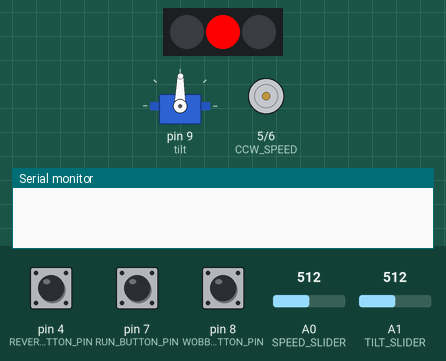
The sketch below on a simulated Arduino Uno, built with avr-gcc and run on an emulated ATmega328P. On the bench: servo, 3 RGB LEDs in strip order, left to right, motor-driver pin pairs drawn as motors (green arrow = first pin HIGH = forward, orange = second pin HIGH = backward, longer = more drive), the last lines printed to the serial monitor. Inputs (shaded band) come from the test bench; at power-on: pin 8 (WOBBLE_BUTTON_PIN) LOW, A1 (TILT_SLIDER) = 512, pin 7 (RUN_BUTTON_PIN) LOW, A0 (SPEED_SLIDER) = 512, pin 4 (REVERSE_BUTTON_PIN) LOW.

Above: at 1.2 s.
1.3 s: pin 8 (WOBBLE_BUTTON_PIN) pulled HIGH for 0.15 s
4.3 s: A1 (TILT_SLIDER) set to 716
7.3 s: pin 7 (RUN_BUTTON_PIN) pulled HIGH for 0.15 s
At 7.9 s:
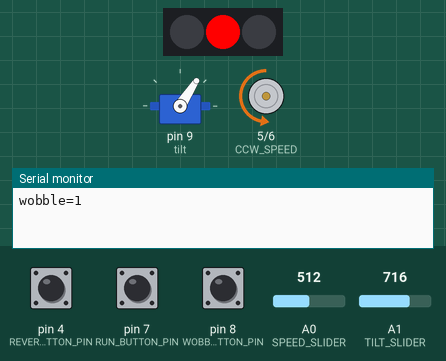
10.3 s: A0 (SPEED_SLIDER) set to 306
At 11.66 s:
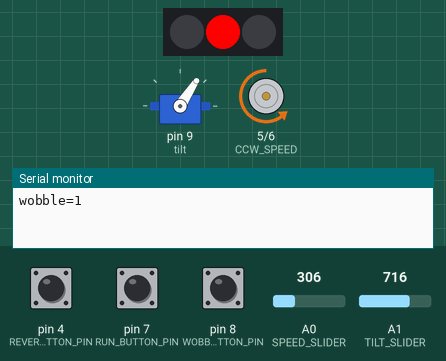
13.3 s: pin 4 (REVERSE_BUTTON_PIN) pulled HIGH for 0.15 s
At 15.41 s:
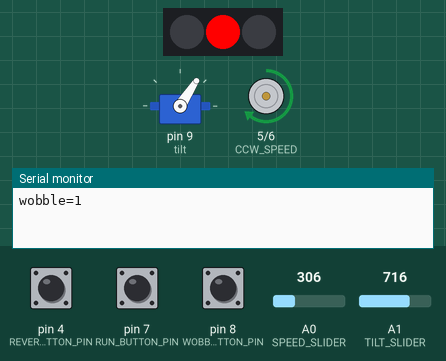
16.3 s: A0 (SPEED_SLIDER) set to 122
At 16.47 s:
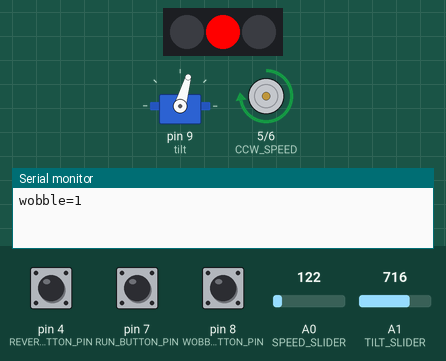
Timing chart, 0 to 20.3 s (numbered marks = the images above; inputs shaded):
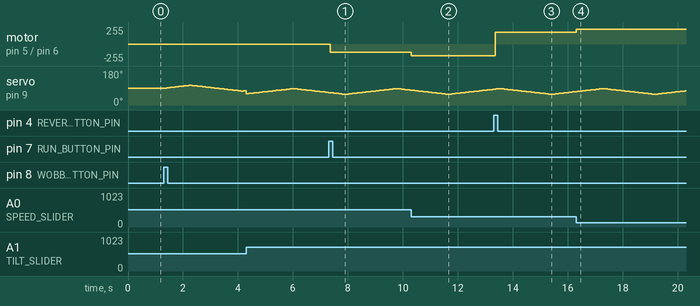

The sketch:

discoball.ino
```cpp
#include <Servo.h>
#include <Adafruit_NeoPixel.h>

#define SPEED_SLIDER A0
#define TILT_SLIDER A1
#define CW_SPEED 6
#define CCW_SPEED 5
#define LED_PIN    2
#define LED_BI_PIN 3
#define LED_COUNT 3
#define REVERSE_BUTTON_PIN 4
#define RUN_BUTTON_PIN 7
#define WOBBLE_BUTTON_PIN 8

int speed = 0;
float tilt_angle = 0, wobble_offset = 0;
int wobble_speed = 0, wobble_amount = 0;
bool cw = true;
bool reverse_button = false;
bool last_reverse_button = false;
bool reverse_button_pushed = false;
bool run = false;
bool run_button = false;
bool last_run_button = false;
bool run_button_pushed = false;
bool wobble = false;
bool wobble_button = false;
bool last_wobble_button = false;
bool wobble_button_pushed = false;
bool wobble_up = true;

Servo tilt;
Adafruit_NeoPixel strip(LED_COUNT, LED_PIN, NEO_GRB + NEO_KHZ800);
uint32_t color = strip.Color(0, 0, 0);

void setup() {
  Serial.begin(9600);
  tilt.attach(9);
  strip.begin();
  strip.show();
  pinMode(REVERSE_BUTTON_PIN, INPUT);
  digitalWrite(LED_BI_PIN, 0);
  wobble_amount = 30;
  wobble_speed = 30;
}

void loop() {
  delay(30);

  run_button = digitalRead(RUN_BUTTON_PIN);
  if (run_button && last_run_button && !run_button_pushed) {
    run_button_pushed = true;
    run = !run;
  }
  if (!run_button && !last_run_button && run_button_pushed) {
    run_button_pushed = false;
  }
  last_run_button = run_button;

  reverse_button = digitalRead(REVERSE_BUTTON_PIN);
  if (reverse_button && last_reverse_button && !reverse_button_pushed) {
    reverse_button_pushed = true;
    cw = !cw;
  }
  if (!reverse_button && !last_reverse_button && reverse_button_pushed) {
    reverse_button_pushed = false;
  }
  last_reverse_button = reverse_button;

  speed = int(float(1023-analogRead(SPEED_SLIDER)) / 1023 * 255);
  //Serial.print("speed=");
  //Serial.println(speed);

  if(cw && run) {
    analogWrite(CCW_SPEED, 0);
    analogWrite(CW_SPEED, speed);
  }
  else if(!cw && run) {
    analogWrite(CW_SPEED, 0);
    analogWrite(CCW_SPEED, speed);
  }
  else {
    analogWrite(CW_SPEED, 0);
    analogWrite(CCW_SPEED, 0);
  }

  //color = strip.Color(0, 255, 0);
  //strip.fill(color);
  //strip.setPixelColor(0, 255, 100, 255);
  strip.setPixelColor(1, 255, 0, 0);
  //strip.setPixelColor(2, 100, 100, 255);
  strip.show();

  tilt_angle = (float(1023-analogRead(TILT_SLIDER)) / 1023 * 90) + 45;
  //Serial.print("tilt=");
  //Serial.println(tilt_angle);

  wobble_button = digitalRead(WOBBLE_BUTTON_PIN);
  if (wobble_button && last_wobble_button && !wobble_button_pushed) {
    wobble_button_pushed = true;
    wobble = !wobble;
    Serial.print("wobble=");
    Serial.println(wobble);
  }
  if (!wobble_button && !last_wobble_button && wobble_button_pushed) {
    wobble_button_pushed = false;
  }
  last_wobble_button = wobble_button;

  if (wobble) {
    //Serial.println(float(wobble_offset));
    if ((wobble_offset < float(wobble_amount)/2) && wobble_up ) {
      wobble_offset = wobble_offset + float(wobble_amount) * float(wobble_speed) / (60 * 30);
      //Serial.println("wobble up");
    }
    else if ((wobble_offset > float(-wobble_amount)/2) && !wobble_up ) {
      wobble_offset = wobble_offset - float(wobble_amount) * float(wobble_speed) / (60 * 30);
      //Serial.println("wobble down");
    }
    else {
      wobble_up = !wobble_up;
    }
  }
  else {
    //wobble_offset = 0;
  }
  tilt.write(tilt_angle + wobble_offset);
}
```

Measured:
- after the input at 7.3 s, motor on pin 5 (CCW_SPEED) / pin 6 (CW_SPEED): stopped → backward 127/255 after 0.05 s
- after the input at 10.3 s, motor on pin 5 (CCW_SPEED) / pin 6 (CW_SPEED): backward 127/255 → backward 178/255 at once
- after the input at 13.3 s, motor on pin 5 (CCW_SPEED) / pin 6 (CW_SPEED): backward 178/255 → forward 178/255 after 0.05 s
- after the input at 16.3 s, motor on pin 5 (CCW_SPEED) / pin 6 (CW_SPEED): forward 178/255 → forward 224/255 at once
